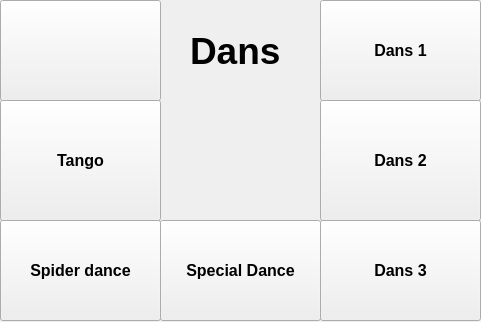
<?xml version="1.0" encoding="UTF-8"?>
<ui version="4.0">
 <class>MainWindow</class>
 <widget class="QMainWindow" name="MainWindow">
  <property name="geometry">
   <rect>
    <x>0</x>
    <y>0</y>
    <width>481</width>
    <height>322</height>
   </rect>
  </property>
  <property name="windowTitle">
   <string>MainWindow</string>
  </property>
  <widget class="QWidget" name="centralwidget">
   <widget class="QPushButton" name="BackButton">
    <property name="geometry">
     <rect>
      <x>0</x>
      <y>0</y>
      <width>161</width>
      <height>101</height>
     </rect>
    </property>
    <property name="font">
     <font>
      <pointsize>12</pointsize>
      <weight>75</weight>
      <bold>true</bold>
     </font>
    </property>
    <property name="text">
     <string/>
    </property>
    <property name="icon">
     <iconset>
      <normaloff>img/back.png</normaloff>img/back.png</iconset>
    </property>
    <property name="iconSize">
     <size>
      <width>64</width>
      <height>64</height>
     </size>
    </property>
   </widget>
   <widget class="QPushButton" name="ExitButton_3">
    <property name="geometry">
     <rect>
      <x>320</x>
      <y>0</y>
      <width>161</width>
      <height>101</height>
     </rect>
    </property>
    <property name="font">
     <font>
      <pointsize>12</pointsize>
      <weight>75</weight>
      <bold>true</bold>
     </font>
    </property>
    <property name="text">
     <string>Dans 1</string>
    </property>
   </widget>
   <widget class="QPushButton" name="ExitButton_4">
    <property name="geometry">
     <rect>
      <x>160</x>
      <y>220</y>
      <width>161</width>
      <height>101</height>
     </rect>
    </property>
    <property name="font">
     <font>
      <pointsize>12</pointsize>
      <weight>75</weight>
      <bold>true</bold>
     </font>
    </property>
    <property name="text">
     <string>Special Dance</string>
    </property>
   </widget>
   <widget class="QPushButton" name="ExitButton_5">
    <property name="geometry">
     <rect>
      <x>320</x>
      <y>220</y>
      <width>161</width>
      <height>101</height>
     </rect>
    </property>
    <property name="font">
     <font>
      <pointsize>12</pointsize>
      <weight>75</weight>
      <bold>true</bold>
     </font>
    </property>
    <property name="text">
     <string>Dans 3</string>
    </property>
   </widget>
   <widget class="QPushButton" name="ExitButton_6">
    <property name="geometry">
     <rect>
      <x>0</x>
      <y>220</y>
      <width>161</width>
      <height>101</height>
     </rect>
    </property>
    <property name="font">
     <font>
      <pointsize>12</pointsize>
      <weight>75</weight>
      <bold>true</bold>
     </font>
    </property>
    <property name="text">
     <string>Spider dance</string>
    </property>
   </widget>
   <widget class="QPushButton" name="ExitButton">
    <property name="geometry">
     <rect>
      <x>0</x>
      <y>100</y>
      <width>161</width>
      <height>121</height>
     </rect>
    </property>
    <property name="font">
     <font>
      <pointsize>12</pointsize>
      <weight>75</weight>
      <bold>true</bold>
     </font>
    </property>
    <property name="text">
     <string>Tango</string>
    </property>
   </widget>
   <widget class="QPushButton" name="ExitButton_8">
    <property name="geometry">
     <rect>
      <x>320</x>
      <y>100</y>
      <width>161</width>
      <height>121</height>
     </rect>
    </property>
    <property name="font">
     <font>
      <pointsize>12</pointsize>
      <weight>75</weight>
      <bold>true</bold>
     </font>
    </property>
    <property name="text">
     <string>Dans 2</string>
    </property>
   </widget>
   <widget class="QLabel" name="label">
    <property name="geometry">
     <rect>
      <x>180</x>
      <y>120</y>
      <width>141</width>
      <height>81</height>
     </rect>
    </property>
    <property name="text">
     <string/>
    </property>
    <property name="pixmap">
     <pixmap>img/logopi.png</pixmap>
    </property>
   </widget>
   <widget class="QLabel" name="label_2">
    <property name="geometry">
     <rect>
      <x>190</x>
      <y>30</y>
      <width>111</width>
      <height>41</height>
     </rect>
    </property>
    <property name="font">
     <font>
      <pointsize>28</pointsize>
      <weight>75</weight>
      <bold>true</bold>
     </font>
    </property>
    <property name="text">
     <string>Dans</string>
    </property>
   </widget>
  </widget>
 </widget>
 <resources/>
 <connections/>
</ui>
